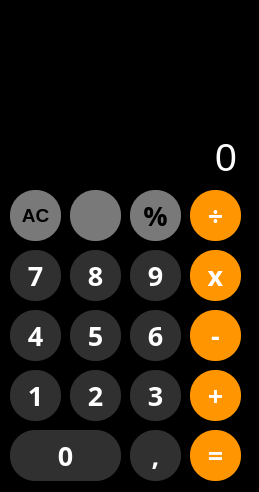
<?xml version="1.0" encoding="UTF-8"?>
<ui version="4.0">
 <class>Form</class>
 <widget class="QWidget" name="Form">
  <property name="geometry">
   <rect>
    <x>0</x>
    <y>0</y>
    <width>259</width>
    <height>492</height>
   </rect>
  </property>
  <property name="sizePolicy">
   <sizepolicy hsizetype="Preferred" vsizetype="Preferred">
    <horstretch>0</horstretch>
    <verstretch>0</verstretch>
   </sizepolicy>
  </property>
  <property name="minimumSize">
   <size>
    <width>259</width>
    <height>492</height>
   </size>
  </property>
  <property name="maximumSize">
   <size>
    <width>259</width>
    <height>492</height>
   </size>
  </property>
  <property name="font">
   <font>
    <family>Arial Black</family>
    <pointsize>20</pointsize>
    <weight>75</weight>
    <bold>true</bold>
   </font>
  </property>
  <property name="cursor">
   <cursorShape>ArrowCursor</cursorShape>
  </property>
  <property name="windowTitle">
   <string>CalcIOS</string>
  </property>
  <property name="windowIcon">
   <iconset>
    <normaloff>../../Downloads/171352_calculator_icon.png</normaloff>../../Downloads/171352_calculator_icon.png</iconset>
  </property>
  <property name="styleSheet">
   <string notr="true">background-color: rgb(0, 0, 0);</string>
  </property>
  <widget class="QPushButton" name="symbol_5">
   <property name="geometry">
    <rect>
     <x>190</x>
     <y>430</y>
     <width>51</width>
     <height>51</height>
    </rect>
   </property>
   <property name="font">
    <font>
     <family>Arial Black</family>
     <pointsize>20</pointsize>
     <weight>75</weight>
     <bold>true</bold>
    </font>
   </property>
   <property name="cursor">
    <cursorShape>OpenHandCursor</cursorShape>
   </property>
   <property name="styleSheet">
    <string notr="true">border-radius:25px;
background-color: rgb(255, 149, 0);
color: rgb(255, 255, 255);</string>
   </property>
   <property name="text">
    <string>=</string>
   </property>
  </widget>
  <widget class="QPushButton" name="pushButton_6">
   <property name="geometry">
    <rect>
     <x>130</x>
     <y>190</y>
     <width>51</width>
     <height>51</height>
    </rect>
   </property>
   <property name="font">
    <font>
     <family>Arial Black</family>
     <pointsize>20</pointsize>
     <weight>75</weight>
     <bold>true</bold>
    </font>
   </property>
   <property name="cursor">
    <cursorShape>OpenHandCursor</cursorShape>
   </property>
   <property name="styleSheet">
    <string notr="true">border-radius:25px;
background-color: rgb(121, 121, 121);</string>
   </property>
   <property name="text">
    <string>%</string>
   </property>
  </widget>
  <widget class="QPushButton" name="symbol_6">
   <property name="geometry">
    <rect>
     <x>190</x>
     <y>370</y>
     <width>51</width>
     <height>51</height>
    </rect>
   </property>
   <property name="font">
    <font>
     <family>Arial Black</family>
     <pointsize>20</pointsize>
     <weight>75</weight>
     <bold>true</bold>
    </font>
   </property>
   <property name="cursor">
    <cursorShape>OpenHandCursor</cursorShape>
   </property>
   <property name="styleSheet">
    <string notr="true">border-radius:25px;
background-color: rgb(255, 149, 0);
color: rgb(255, 255, 255);</string>
   </property>
   <property name="text">
    <string>+</string>
   </property>
  </widget>
  <widget class="QPushButton" name="symbol_7">
   <property name="geometry">
    <rect>
     <x>190</x>
     <y>310</y>
     <width>51</width>
     <height>51</height>
    </rect>
   </property>
   <property name="font">
    <font>
     <family>Arial Black</family>
     <pointsize>20</pointsize>
     <weight>75</weight>
     <bold>true</bold>
    </font>
   </property>
   <property name="cursor">
    <cursorShape>OpenHandCursor</cursorShape>
   </property>
   <property name="styleSheet">
    <string notr="true">border-radius:25px;
background-color: rgb(255, 149, 0);
color: rgb(255, 255, 255);</string>
   </property>
   <property name="text">
    <string>-</string>
   </property>
  </widget>
  <widget class="QPushButton" name="symbol_8">
   <property name="geometry">
    <rect>
     <x>190</x>
     <y>250</y>
     <width>51</width>
     <height>51</height>
    </rect>
   </property>
   <property name="font">
    <font>
     <family>Arial Black</family>
     <pointsize>20</pointsize>
     <weight>75</weight>
     <bold>true</bold>
    </font>
   </property>
   <property name="cursor">
    <cursorShape>OpenHandCursor</cursorShape>
   </property>
   <property name="styleSheet">
    <string notr="true">border-radius:25px;
background-color: rgb(255, 149, 0);
color: rgb(255, 255, 255);</string>
   </property>
   <property name="text">
    <string>x</string>
   </property>
  </widget>
  <widget class="QPushButton" name="symbol_9">
   <property name="geometry">
    <rect>
     <x>190</x>
     <y>190</y>
     <width>51</width>
     <height>51</height>
    </rect>
   </property>
   <property name="font">
    <font>
     <family>Arial Black</family>
     <pointsize>20</pointsize>
     <weight>75</weight>
     <bold>true</bold>
    </font>
   </property>
   <property name="cursor">
    <cursorShape>OpenHandCursor</cursorShape>
   </property>
   <property name="styleSheet">
    <string notr="true">border-radius:25px;
background-color: rgb(255, 149, 0);
color: rgb(255, 255, 255);</string>
   </property>
   <property name="text">
    <string> ÷ </string>
   </property>
  </widget>
  <widget class="QPushButton" name="pushButton_7">
   <property name="geometry">
    <rect>
     <x>70</x>
     <y>190</y>
     <width>51</width>
     <height>51</height>
    </rect>
   </property>
   <property name="font">
    <font>
     <family>Arial Black</family>
     <pointsize>20</pointsize>
     <weight>75</weight>
     <bold>true</bold>
    </font>
   </property>
   <property name="cursor">
    <cursorShape>OpenHandCursor</cursorShape>
   </property>
   <property name="styleSheet">
    <string notr="true">border-radius:25px;
background-color: rgb(121, 121, 121);</string>
   </property>
   <property name="text">
    <string/>
   </property>
   <property name="icon">
    <iconset>
     <normaloff>../ressours/delete (1).png</normaloff>../ressours/delete (1).png</iconset>
   </property>
   <property name="iconSize">
    <size>
     <width>29</width>
     <height>30</height>
    </size>
   </property>
  </widget>
  <widget class="QPushButton" name="pushButton_8">
   <property name="geometry">
    <rect>
     <x>10</x>
     <y>190</y>
     <width>51</width>
     <height>51</height>
    </rect>
   </property>
   <property name="font">
    <font>
     <family>Arial</family>
     <pointsize>14</pointsize>
     <weight>75</weight>
     <bold>true</bold>
    </font>
   </property>
   <property name="cursor">
    <cursorShape>OpenHandCursor</cursorShape>
   </property>
   <property name="styleSheet">
    <string notr="true">border-radius:25px; background-color: rgb(121, 121, 121);</string>
   </property>
   <property name="text">
    <string>AC</string>
   </property>
  </widget>
  <widget class="QPushButton" name="pushButton_9">
   <property name="geometry">
    <rect>
     <x>10</x>
     <y>250</y>
     <width>51</width>
     <height>51</height>
    </rect>
   </property>
   <property name="font">
    <font>
     <family>Arial Black</family>
     <pointsize>20</pointsize>
     <weight>75</weight>
     <bold>true</bold>
    </font>
   </property>
   <property name="cursor">
    <cursorShape>OpenHandCursor</cursorShape>
   </property>
   <property name="styleSheet">
    <string notr="true">border-radius:25px;
background-color: rgb(48, 48, 48);
color: rgb(255, 255, 255);</string>
   </property>
   <property name="text">
    <string>7</string>
   </property>
  </widget>
  <widget class="QPushButton" name="pushButton_10">
   <property name="geometry">
    <rect>
     <x>70</x>
     <y>250</y>
     <width>51</width>
     <height>51</height>
    </rect>
   </property>
   <property name="font">
    <font>
     <family>Arial Black</family>
     <pointsize>20</pointsize>
     <weight>75</weight>
     <bold>true</bold>
    </font>
   </property>
   <property name="cursor">
    <cursorShape>OpenHandCursor</cursorShape>
   </property>
   <property name="styleSheet">
    <string notr="true">border-radius:25px;
background-color: rgb(48, 48, 48);
color: rgb(255, 255, 255);</string>
   </property>
   <property name="text">
    <string>8</string>
   </property>
  </widget>
  <widget class="QPushButton" name="pushButton_11">
   <property name="geometry">
    <rect>
     <x>130</x>
     <y>250</y>
     <width>51</width>
     <height>51</height>
    </rect>
   </property>
   <property name="font">
    <font>
     <family>Arial Black</family>
     <pointsize>20</pointsize>
     <weight>75</weight>
     <bold>true</bold>
    </font>
   </property>
   <property name="cursor">
    <cursorShape>OpenHandCursor</cursorShape>
   </property>
   <property name="styleSheet">
    <string notr="true">border-radius:25px;
background-color: rgb(48, 48, 48);
color: rgb(255, 255, 255);</string>
   </property>
   <property name="text">
    <string>9</string>
   </property>
  </widget>
  <widget class="QPushButton" name="pushButton_12">
   <property name="geometry">
    <rect>
     <x>130</x>
     <y>310</y>
     <width>51</width>
     <height>51</height>
    </rect>
   </property>
   <property name="font">
    <font>
     <family>Arial Black</family>
     <pointsize>20</pointsize>
     <weight>75</weight>
     <bold>true</bold>
    </font>
   </property>
   <property name="cursor">
    <cursorShape>OpenHandCursor</cursorShape>
   </property>
   <property name="styleSheet">
    <string notr="true">border-radius:25px;
background-color: rgb(48, 48, 48);
color: rgb(255, 255, 255);</string>
   </property>
   <property name="text">
    <string>6</string>
   </property>
  </widget>
  <widget class="QPushButton" name="pushButton_13">
   <property name="geometry">
    <rect>
     <x>70</x>
     <y>310</y>
     <width>51</width>
     <height>51</height>
    </rect>
   </property>
   <property name="font">
    <font>
     <family>Arial Black</family>
     <pointsize>20</pointsize>
     <weight>75</weight>
     <bold>true</bold>
    </font>
   </property>
   <property name="cursor">
    <cursorShape>OpenHandCursor</cursorShape>
   </property>
   <property name="styleSheet">
    <string notr="true">border-radius:25px;
background-color: rgb(48, 48, 48);
color: rgb(255, 255, 255);</string>
   </property>
   <property name="text">
    <string>5</string>
   </property>
  </widget>
  <widget class="QPushButton" name="pushButton_14">
   <property name="geometry">
    <rect>
     <x>10</x>
     <y>310</y>
     <width>51</width>
     <height>51</height>
    </rect>
   </property>
   <property name="font">
    <font>
     <family>Arial Black</family>
     <pointsize>20</pointsize>
     <weight>75</weight>
     <bold>true</bold>
    </font>
   </property>
   <property name="cursor">
    <cursorShape>OpenHandCursor</cursorShape>
   </property>
   <property name="styleSheet">
    <string notr="true">border-radius:25px;
background-color: rgb(48, 48, 48);
color: rgb(255, 255, 255);</string>
   </property>
   <property name="text">
    <string>4</string>
   </property>
  </widget>
  <widget class="QPushButton" name="pushButton_15">
   <property name="geometry">
    <rect>
     <x>130</x>
     <y>370</y>
     <width>51</width>
     <height>51</height>
    </rect>
   </property>
   <property name="font">
    <font>
     <family>Arial Black</family>
     <pointsize>20</pointsize>
     <weight>75</weight>
     <bold>true</bold>
    </font>
   </property>
   <property name="cursor">
    <cursorShape>OpenHandCursor</cursorShape>
   </property>
   <property name="styleSheet">
    <string notr="true">border-radius:25px;
background-color: rgb(48, 48, 48);
color: rgb(255, 255, 255);</string>
   </property>
   <property name="text">
    <string>3</string>
   </property>
  </widget>
  <widget class="QPushButton" name="pushButton_16">
   <property name="geometry">
    <rect>
     <x>70</x>
     <y>370</y>
     <width>51</width>
     <height>51</height>
    </rect>
   </property>
   <property name="font">
    <font>
     <family>Arial Black</family>
     <pointsize>20</pointsize>
     <weight>75</weight>
     <bold>true</bold>
    </font>
   </property>
   <property name="cursor">
    <cursorShape>OpenHandCursor</cursorShape>
   </property>
   <property name="styleSheet">
    <string notr="true">border-radius:25px;
background-color: rgb(48, 48, 48);
color: rgb(255, 255, 255);</string>
   </property>
   <property name="text">
    <string>2</string>
   </property>
  </widget>
  <widget class="QPushButton" name="pushButton_17">
   <property name="geometry">
    <rect>
     <x>10</x>
     <y>370</y>
     <width>51</width>
     <height>51</height>
    </rect>
   </property>
   <property name="font">
    <font>
     <family>Arial Black</family>
     <pointsize>20</pointsize>
     <weight>75</weight>
     <bold>true</bold>
    </font>
   </property>
   <property name="cursor">
    <cursorShape>OpenHandCursor</cursorShape>
   </property>
   <property name="styleSheet">
    <string notr="true">border-radius:25px;
background-color: rgb(48, 48, 48);
color: rgb(255, 255, 255);</string>
   </property>
   <property name="text">
    <string>1</string>
   </property>
  </widget>
  <widget class="QPushButton" name="pushButton_18">
   <property name="geometry">
    <rect>
     <x>130</x>
     <y>430</y>
     <width>51</width>
     <height>51</height>
    </rect>
   </property>
   <property name="font">
    <font>
     <family>Arial Black</family>
     <pointsize>20</pointsize>
     <weight>75</weight>
     <bold>true</bold>
    </font>
   </property>
   <property name="cursor">
    <cursorShape>OpenHandCursor</cursorShape>
   </property>
   <property name="styleSheet">
    <string notr="true">border-radius:25px;
background-color: rgb(48, 48, 48);
color: rgb(255, 255, 255);</string>
   </property>
   <property name="text">
    <string>,</string>
   </property>
  </widget>
  <widget class="QPushButton" name="pushButton_19">
   <property name="geometry">
    <rect>
     <x>10</x>
     <y>430</y>
     <width>111</width>
     <height>51</height>
    </rect>
   </property>
   <property name="font">
    <font>
     <family>Arial Black</family>
     <pointsize>20</pointsize>
     <weight>75</weight>
     <bold>true</bold>
    </font>
   </property>
   <property name="cursor">
    <cursorShape>OpenHandCursor</cursorShape>
   </property>
   <property name="styleSheet">
    <string notr="true">border-radius:25px;
background-color: rgb(48, 48, 48);
color: rgb(255, 255, 255);</string>
   </property>
   <property name="text">
    <string>0</string>
   </property>
  </widget>
  <widget class="QLineEdit" name="lineEdit">
   <property name="geometry">
    <rect>
     <x>10</x>
     <y>60</y>
     <width>231</width>
     <height>121</height>
    </rect>
   </property>
   <property name="sizePolicy">
    <sizepolicy hsizetype="Expanding" vsizetype="Expanding">
     <horstretch>0</horstretch>
     <verstretch>0</verstretch>
    </sizepolicy>
   </property>
   <property name="baseSize">
    <size>
     <width>0</width>
     <height>0</height>
    </size>
   </property>
   <property name="font">
    <font>
     <family>Arial</family>
     <pointsize>29</pointsize>
    </font>
   </property>
   <property name="styleSheet">
    <string notr="true">color: rgb(255, 255, 255);
border:0;</string>
   </property>
   <property name="text">
    <string>0</string>
   </property>
   <property name="alignment">
    <set>Qt::AlignBottom|Qt::AlignRight|Qt::AlignTrailing</set>
   </property>
   <property name="readOnly">
    <bool>true</bool>
   </property>
  </widget>
 </widget>
 <resources/>
 <connections/>
</ui>
